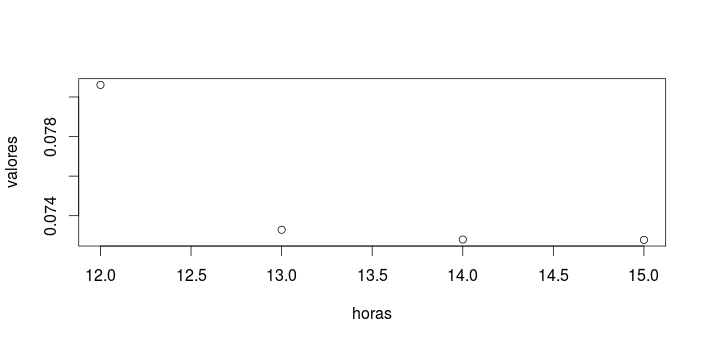

Generate this figure with R:
#Reto_3_p4:
#Dado el conjunto de datos ndvi.zip 
#Cada imagen raster se tomó un día, a una hora y minutos concretos
#Queremos hacer un script que muestre la evolución del NDVI medio para las horas del día

#Cargo las librerias raster y rgdal 
library(raster)
library(rgdal)

horas <- c(12,13,14,15) #Creo el vector horas donde se almacenaran las horas
valores <- c() #Creo el vector valores vacio donde se almacenaran los valores de las medias de cada hora
i <- 1 #Creo un contador para acceder correctamente a la posicion dentro del vector valores donde se deben almacenar las distintas medias para las horas

#Creo un bucle que busque los tres ficheros para cada hora, los "junte" y realice la media de los valores para cada hora, obteniendo un único valor de ndvi para cada hora
for(h in horas){
  
  imagenes <- list.files(path="./ndvi", full.names=TRUE, pattern=paste("_", h, "..\\.jpg\\.asc$", sep=""))
  stack_imagen <- stack(imagenes)
  media2 <- mean(stack_imagen)
  media <- cellStats(media2,mean)
  
  valores[i] <- media #Almaceno en el vector valores, en la posición correspondiente la media para cada hora
  i <- i+1
  
  }
plot(horas, valores) #Muestra la gráfica obtenida
